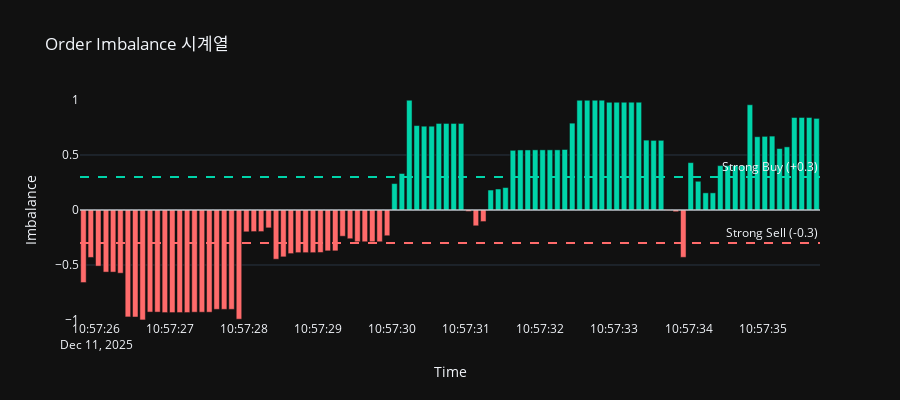

Notebook code cell kept with this figure:
### Markdown cell above
---

## 6. Order Imbalance (주문 불균형)

### 개념 설명

**Order Imbalance** = (Bid Qty - Ask Qty) / (Bid Qty + Ask Qty)

- 범위: -1 ~ +1
- **+1에 가까움**: 매수 물량 >> 매도 물량 (상승 압력)
- **-1에 가까움**: 매도 물량 >> 매수 물량 (하락 압력)
- **0 근처**: 균형 상태

### Code cell
# Imbalance 시계열
fig = go.Figure()

# 색상: 양수는 초록, 음수는 빨강
colors = ['#00D4AA' if i >= 0 else '#FF6B6B' for i in df['imbalance']]

fig.add_trace(go.Bar(
    x=df.index,
    y=df['imbalance'],
    marker_color=colors,
    name='Order Imbalance'
))

# 기준선
fig.add_hline(y=0, line_dash="solid", line_color="white", line_width=1)
fig.add_hline(y=0.3, line_dash="dash", line_color="#00D4AA", 
              annotation_text="Strong Buy (+0.3)")
fig.add_hline(y=-0.3, line_dash="dash", line_color="#FF6B6B",
              annotation_text="Strong Sell (-0.3)")

fig.update_layout(
    title='Order Imbalance 시계열',
    xaxis_title='Time',
    yaxis_title='Imbalance',
    yaxis=dict(range=[-1, 1]),
    template='plotly_dark',
    height=400
)

fig.show()
